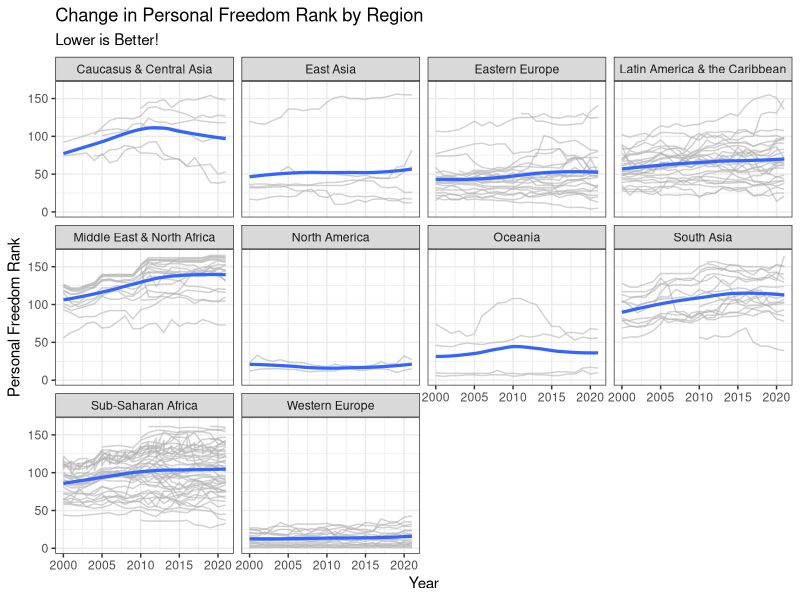
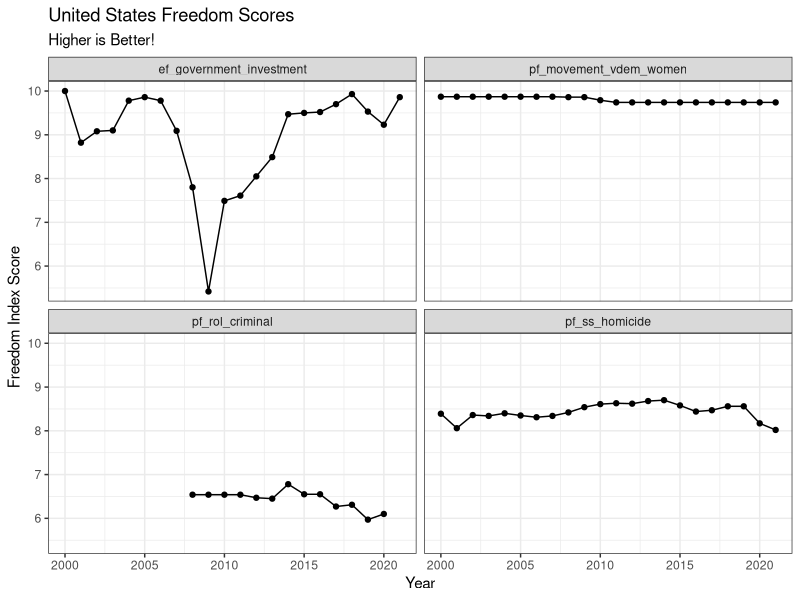
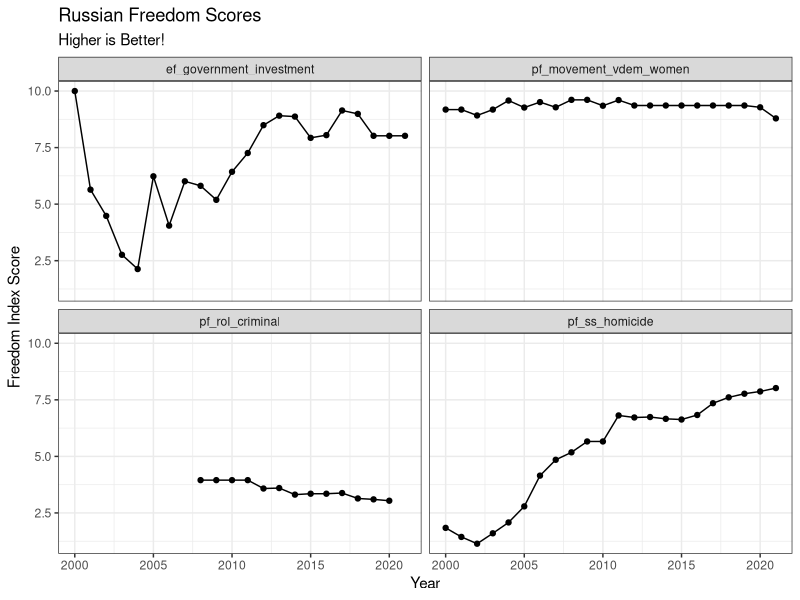
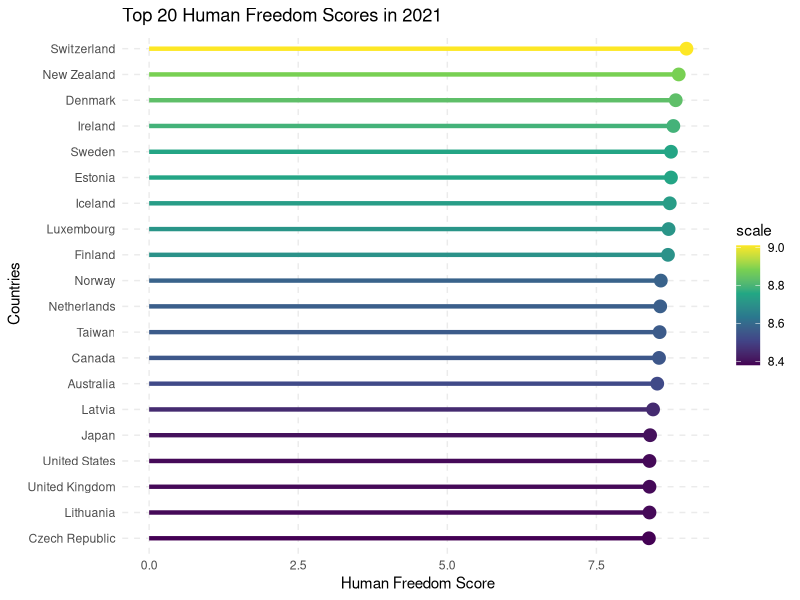
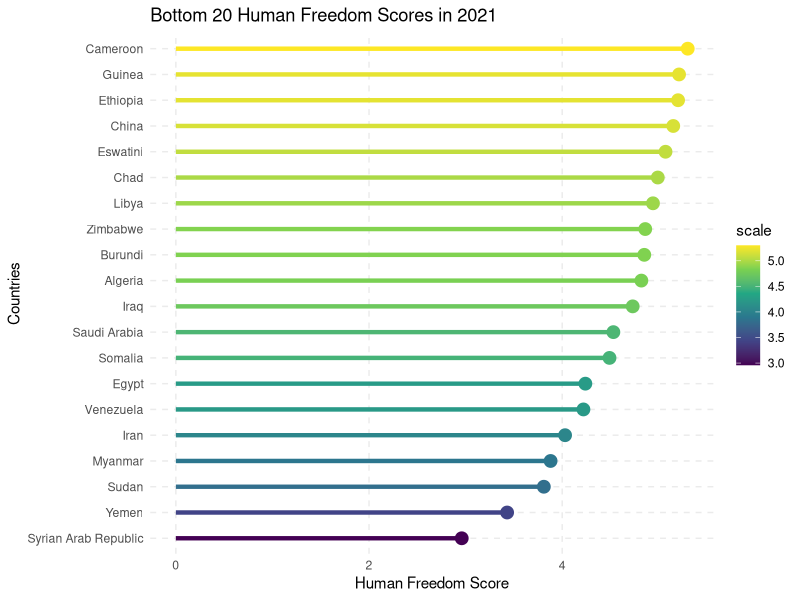

These figures' R source, in order:
## ---- chunk 1
library(tidyverse)
library(stringr)
library(here)
library(ggrepel)
freedom <- read_csv(here("data/2023-Human-Freedom-Index-Data.csv")) |>
  mutate(countries = str_remove(countries, ",.*")) |> mutate(countries = str_replace(countries, "Russian Federation", "Russia"))
## ---- chunk 2
head(freedom[, c("year", "iso", "countries", "region", "hf_score", 
                 "hf_rank", "hf_quartile")])
## ---- chunk 3
freedom_plot <- freedom |> filter(!is.na(pf_rank))

ggplot(data = freedom_plot, aes(x = year, y = pf_rank)) +
  geom_line(aes(group = countries), color = "gray70", alpha = 0.6) +
  geom_smooth(size = 1.1, method = "loess", se = FALSE,alpha = 2) +  
  facet_wrap(~ region, ncol = 4) +
  labs(x = "Year", y = "Personal Freedom Rank", title = "Change in Personal Freedom Rank by Region", subtitle = "Lower is Better!") +
  scale_x_continuous(breaks = seq(min(freedom$year), max(freedom$year), by = 5)) + theme_bw()

## ---- chunk 4
freedom_us <- freedom |> filter(countries == "United States") |> pivot_longer(cols = c("pf_movement_vdem_women", "ef_government_investment","pf_rol_criminal","pf_ss_homicide"), names_to = "variables", values_to = "scores") |> relocate("scores", "variables") |> filter(!is.na(scores))

us_plot <- ggplot(data = freedom_us, aes(x = year, y = scores)) + geom_point() + geom_line() + facet_wrap(~variables,  ncol= 2) + theme_bw() + labs(title = "United States Freedom Scores", x = "Year", y = "Freedom Index Score", subtitle = "Higher is Better!")

## ---- chunk 5
freedom_ru <- freedom |> filter(countries == "Russia") |> pivot_longer(cols = c("pf_movement_vdem_women", "ef_government_investment","pf_rol_criminal","pf_ss_homicide"), names_to = "variables", values_to = "scores") |> relocate("scores", "variables") |> filter(!is.na(scores))

rus_plot <- ggplot(data = freedom_ru, aes(x = year, y = scores)) + geom_point() + geom_line() + facet_wrap(~variables,  ncol= 2) + theme_bw() + labs(title = "Russian Freedom Scores", x = "Year", y = "Freedom Index Score",subtitle = "Higher is Better!")
us_plot
rus_plot
## ---- chunk 6
freedom_top20 <- freedom |>
  group_by(countries) |>
  filter(year == 2021) |>
  reframe(hf_score) |>
  arrange(desc(hf_score)) |>
  mutate(countries = fct_reorder(.f = countries, .x = hf_score)) |>
  slice(1:20)

ggplot(data = freedom_top20, aes(x = countries, y = hf_score)) + 
  geom_segment(aes(x = countries, xend = countries, y = 0, yend = hf_score, color = hf_score), linewidth = 1.5) +
  geom_point(aes(color = hf_score), size = 4, alpha = 2) +
  coord_flip() +
  theme_minimal() + labs(title = "Top 20 Human Freedom Scores in 2021", x = "Countries", y = "Human Freedom Score") + 
  theme(panel.grid.major = element_line(linetype = "dashed"), panel.grid.minor = element_blank()) +
  scale_color_viridis_c(name = "scale")

## ---- chunk 7
freedom_last20 <- freedom |>
  group_by(countries) |>
  filter(year == 2021) |>
  reframe(hf_score) |>
  arrange((hf_score)) |>
  mutate(countries = fct_reorder(.f = countries, .x = hf_score)) |>
  slice(1:20)

ggplot(data = freedom_last20, aes(x = countries, y = hf_score)) + 
  geom_segment(aes(x = countries, xend = countries, y = 0, yend = hf_score, color = hf_score), linewidth = 1.5) +
  geom_point(aes(color = hf_score), size = 4, alpha = 2) +
  coord_flip() +
  theme_minimal() + labs(title = "Bottom 20 Human Freedom Scores in 2021", x = "Countries", y = "Human Freedom Score") + 
  theme(panel.grid.major = element_line(linetype = "dashed"), panel.grid.minor = element_blank()) +
  scale_color_viridis_c(name = "scale")
